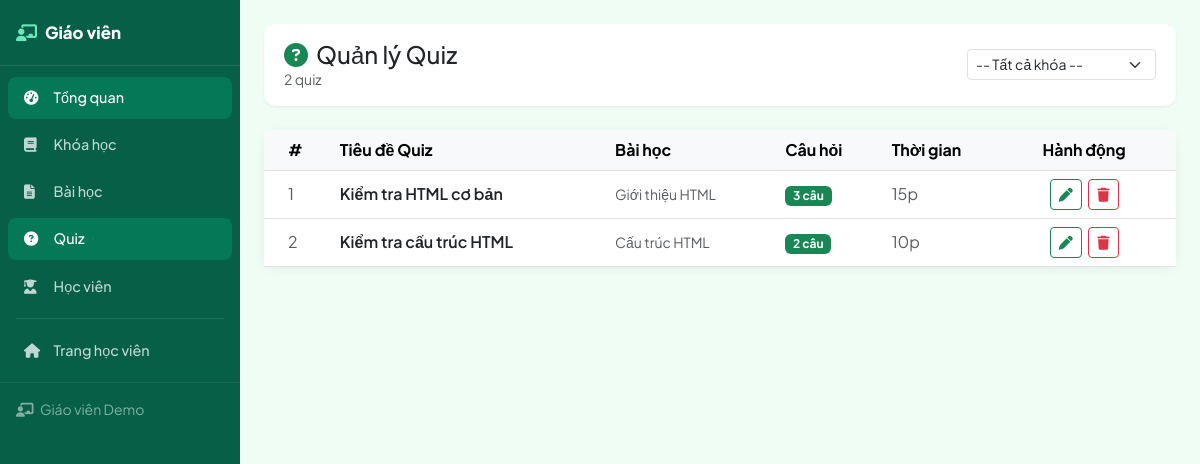
The app's page /teacher/quiz/index.php (signed in) with its own data.
### tables this page shows
CREATE TABLE IF NOT EXISTS quiz (
    id INT AUTO_INCREMENT PRIMARY KEY,
    id_bai_hoc INT NOT NULL,
    tieu_de VARCHAR(200) NOT NULL,
    mo_ta TEXT,
    thoi_gian_phut INT DEFAULT 15,
    diem_toi_da INT DEFAULT 100,
    ngay_tao TIMESTAMP DEFAULT CURRENT_TIMESTAMP,
    FOREIGN KEY (id_bai_hoc) REFERENCES bai_hoc(id) ON DELETE CASCADE
);

CREATE TABLE IF NOT EXISTS bai_hoc (
    id INT AUTO_INCREMENT PRIMARY KEY,
    id_khoa_hoc INT NOT NULL,
    tieu_de VARCHAR(200) NOT NULL,
    noi_dung TEXT,
    video_url VARCHAR(255),
    thu_tu INT DEFAULT 0,
    thoi_luong_phut INT DEFAULT 0,
    ngay_tao TIMESTAMP DEFAULT CURRENT_TIMESTAMP,
    FOREIGN KEY (id_khoa_hoc) REFERENCES khoa_hoc(id) ON DELETE CASCADE
);

### config/database.php (called while the page is built, shortened)
<?php
class Database {
    private static $instance = null;
    private $conn;
    private function __construct() {
        $this->conn = new mysqli(DB_HOST, DB_USER, DB_PASS, DB_NAME, DB_PORT);
        $this->conn->set_charset("utf8");
    }
    public static function getInstance() {
        if (!self::$instance) {
            self::$instance = new self();
        }
        return self::$instance;
    }
    public function getConnection() {
        return $this->conn;
    }
}
?>

### models/quiz.php (called while the page is built, shortened)
<?php
require_once __DIR__ . '/../config/database.php';
class Quiz {
    private $db;
    public function __construct() {
        $this->db = Database::getInstance()->getConnection();
    }
    public function layTatCa() {
        $stmt = $this->db->prepare("
            SELECT q.*, bh.tieu_de AS ten_bai_hoc, kh.ten_khoa_hoc,
                   (SELECT COUNT(*) FROM cau_hoi WHERE id_quiz = q.id) AS so_cau_hoi
            FROM quiz q
            LEFT JOIN bai_hoc bh ON q.id_bai_hoc = bh.id
            LEFT JOIN khoa_hoc kh ON bh.id_khoa_hoc = kh.id
            ORDER BY q.ngay_tao DESC
        ");
        $stmt->execute();
        return $stmt->get_result()->fetch_all(MYSQLI_ASSOC);
    }
}
?>

### teacher/quiz/index.php (the view, shortened to what this page needs)
<?php
require_once __DIR__ . '/../bootstrap.php';
require_once dirname(__DIR__) . '/models/quiz.php';
$quiz_model = new Quiz();
$kh_model   = new KhoaHoc();
$khoa_list = $kh_model->layKhoaHocCuaGiaoVien($nguoi_dung['id']);
$ds_quiz = $quiz_model->layTatCa();
include __DIR__ . '/../partials/layout_start.php';
?>
<div class="tv-topbar d-flex flex-wrap justify-content-between align-items-center gap-2">
    <div>
        <h1 class="h4 mb-0"><i class="fas fa-circle-question me-2 text-success"></i>Quản lý Quiz</h1>
        <p class="text-muted small mb-0"><?php echo count($ds_quiz); ?> quiz</p>
    </div>
    <div class="d-flex gap-2 align-items-center flex-wrap">
        <select class="form-select form-select-sm" onchange="location.href='index.php?khoa_hoc='+this.value+'&bai_hoc=0'"
                style="min-width:180px">
            <option value="0">-- Tất cả khóa --</option>
        </select>
    </div>
</div>
<?php if (empty($khoa_list)): ?>
    <div class="card tv-stat-card text-center py-5">
        <div class="card-body">
            <i class="fas fa-book-open fa-4x text-muted mb-3"></i>
            <h4 class="text-muted">Bạn chưa có khóa học nào.</h4>
            <a href="<?php echo SITE_URL; ?>/teacher/khoa-hoc/them-moi.php" class="btn btn-success mt-2">
                <i class="fas fa-plus me-1"></i>Tạo khóa học trước
            </a>
        </div>
    </div>
<?php else: ?>
    <div class="card tv-stat-card">
        <div class="card-body p-0">
            <div class="table-responsive">
                <table class="table table-hover align-middle mb-0">
                    <thead class="table-light">
                        <tr>
                            <th class="ps-4">#</th>
                            <th>Tiêu đề Quiz</th>
                            <th>Bài học</th>
                            <th>Câu hỏi</th>
                            <th>Thời gian</th>
                            <th class="pe-4 text-center">Hành động</th>
                        </tr>
                    </thead>
                    <tbody>
                        <?php foreach ($ds_quiz as $i => $q): ?>
                            <tr>
                                <td class="ps-4 text-muted"><?php echo $i + 1; ?></td>
                                <td class="fw-semibold"><?php echo htmlspecialchars($q['tieu_de']); ?></td>
                                <td class="small text-muted"><?php echo htmlspecialchars($q['ten_bai_hoc'] ?? '-'); ?></td>
                                <td>
                                    <?php if ((int)$q['so_cau_hoi'] > 0): ?>
                                        <span class="badge bg-success"><?php echo $q['so_cau_hoi']; ?> câu</span>
                                    <?php else: ?>
                                        <span class="badge bg-warning text-dark">Chưa có câu hỏi</span>
                                    <?php endif; ?>
                                </td>
                                <td class="text-muted"><?php echo $q['thoi_gian_phut']; ?>p</td>
                                <td class="pe-4 text-center">
                                    <a href="form.php?id=<?php echo $q['id']; ?>" class="btn btn-sm btn-outline-success me-1">
                                        <i class="fas fa-pen"></i>
                                    </a>
                                    <a href="?action=xoa&id=<?php echo $q['id']; ?>"
                                       class="btn btn-sm btn-outline-danger"
                                       onclick="return confirm('Xóa quiz này?');">
                                        <i class="fas fa-trash"></i>
                                    </a>
                                </td>
                            </tr>
                        <?php endforeach; ?>
                    </tbody>
                </table>
            </div>
        </div>
    </div>
<?php endif; ?>
<?php include __DIR__ . '/../partials/layout_end.php'; ?>

### teacher/partials/layout_start.php (style rules this page uses)
:root { --tv-sidebar: #065f46; --tv-sidebar-hover: #047857; --tv-body: #f0fdf4; --tv-accent: #10B981; --tv-accent2: #059669; }
* { box-sizing: border-box; }
body { font-family: 'Plus Jakarta Sans', sans-serif; background: var(--tv-body); min-height: 100vh; margin: 0; }
.tv-topbar { background: #fff; border-radius: 12px; padding: 1rem 1.25rem; box-shadow: 0 1px 3px rgba(0,0,0,0.06); margin-bottom: 1.5rem; }
.tv-stat-card { border: none; border-radius: 12px; box-shadow: 0 2px 12px rgba(0,0,0,0.06); }

### records on screen
quiz: tieu_de "Kiểm tra HTML cơ bản", id_bai_hoc.tieu_de "Giới thiệu HTML", so_cau_hoi "3", thoi_gian_phut "15"
quiz: tieu_de "Kiểm tra cấu trúc HTML", id_bai_hoc.tieu_de "Cấu trúc HTML", so_cau_hoi "2", thoi_gian_phut "10"

### other values on screen
$nguoi_dung['ho_ten'] "Giáo viên Demo"
count($ds_quiz) "2"
